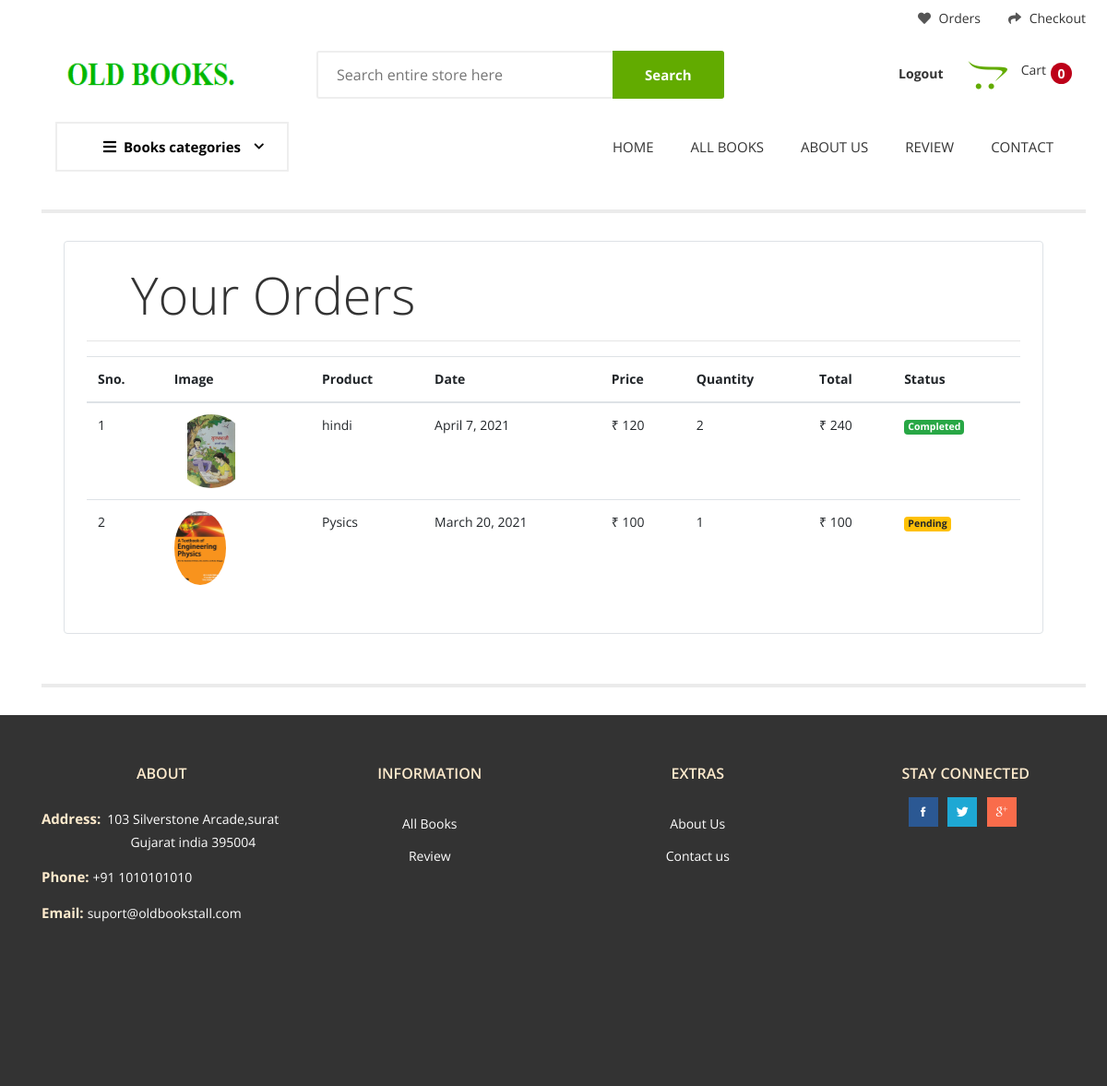
/orders (signed in), run on the app's committed database.
### store/models/orders.py (models this page shows, shortened)
class Order(models.Model):
    product = models.ForeignKey(Product,
                                on_delete=models.CASCADE)
    customer = models.ForeignKey(Customer,
                                 on_delete=models.CASCADE)
    quantity = models.IntegerField(default=1)
    price = models.IntegerField()
    address = models.CharField(max_length=50, default='', blank=True)
    phone = models.CharField(max_length=50, default='', blank=True)
    date = models.DateField(default=datetime.datetime.today)
    status = models.BooleanField(default=False)
    @staticmethod
    def get_orders_by_customer(customer_id):
        return Order.objects.filter(customer=customer_id).order_by('-date')

### store/models/product.py (models this page shows, shortened)
class Product(models.Model):
    Publisher_name=models.CharField(max_length=50,null=True , blank=True)
    Book_name = models.CharField(max_length=50,null=True , blank=True)
    Medium = models.CharField(max_length=50,null=True , blank=True)
    Book_language = models.CharField(max_length=50,null=True , blank=True)
    Standard = models.CharField(max_length=20,null=True , blank=True)
    Pages = models.IntegerField(default=0)
    price = models.IntegerField(default=0)
    category = models.ForeignKey(Category, on_delete=models.CASCADE, default=1)
    description = models.CharField(max_length=200, default='' , null=True , blank=True)
    image = models.ImageField(upload_to='uploads/products/')
    @staticmethod
    def get_all_products():
        return Product.objects.all()

### store/middlewares/auth.py (the view)
    def middleware(request):
        print(request.session.get('customer'))
        returnUrl = request.META['PATH_INFO']
        print(request.META['PATH_INFO'])
        if not request.session.get('customer'):
           return redirect(f'login?return_url={returnUrl}')
        response = get_response(request)
        return response

### store/models/category.py (called while the page is built)
    @staticmethod
    def get_all_categories():
        return Category.objects.all()

### store/templatetags/custom_filter.py (called while the page is built)
@register.filter(name='currency')
def currency(number):
    return "₹ "+str(number)

@register.filter(name='multiply')
def multiply(number , number1):
    return number * number1

### store/views/orders.py (called while the page is built)
    def get(self , request ):
        customer = request.session.get('customer')
        orders = Order.get_orders_by_customer(customer)
        print(orders)
        cart = request.session.get('cart')
        if not cart:
            request.session['cart'] = {}
        products = None
        categories = Category.get_all_categories()
        categoryID = request.GET.get('category')
        if categoryID:
            products = Product.get_all_products_by_categoryid(categoryID)
        else:
            products = Product.get_all_products()
        data = {}
        data['products'] = products
        data['categories'] = categories
        data['orders'] = orders
        print('you are : ', request.session.get('email'))
        return render(request , 'orders.html'  ,data)

### store/templates/orders.html
{% extends 'Pruthbase.html' %}
{% load static %}
{% static 'image' as baseUrl %}
{% block content %}
{% load cart %}
{% load custom_filter %}
<div class="container">
    <div class="row pt--30">
        <div class="col-md-12">
          <div class="pagination-block">
          </div>
        </div>
    </div>
   <div class="border rounded p-4 m-4">
        <p class="display-4 pl-4 ml-4">Your Orders</p>
        <hr>
        <table class="table">
            <thead>
                <tr>
                    <th>Sno.</th>
                    <th>Image</th>
                    <th>Product</th>
                    <th>Date</th>
                    <th>Price</th>
                    <th>Quantity</th>
                    <th>Total</th>
                    <th>Status</th>
                </tr>
            </thead>
            <tbody>
                {% for order in orders %}
                <tr>
                    <td>{{forloop.counter}}</td>
                    <td><img style="height: 80px;" class="rounded-circle" src="{{order.product.image.url}}" alt=""></td>
                    <td>{{order.product.Book_name}}</td>
                    <td>{{order.date}}</td>
                    <td>{{order.price|currency}}</td>
                    <td>{{order.quantity}}</td>
                    <td>{{order.quantity|multiply:order.price|currency}}</td>
                    {% if order.status %}
                    <td><small class="badge badge-success">Completed</small></td>
                    {%else%}
                    <td><small class="badge badge-warning">Pending</small></td>
                    {% endif %}
                </tr>
                {% endfor %}
            </tbody>
        </table>
   </div>
    <div class="row pt--30">
        <div class="col-md-12">
            <div class="pagination-block">
            </div>
        </div>
    </div>
</div>
{% endblock %}

### store/templates/Pruthbase.html (shortened to what this page needs)
{% load static %}
{% static 'image' as baseUrl %}
<!DOCTYPE html>
<html lang="zxx">
<head>
    <link rel="stylesheet" type="text/css" media="screen" href="{%static 'css/plugins.css'%}" />
    <link rel="stylesheet" type="text/css" media="screen" href="{%static 'css/main.css'%}" />
</head>
<body>
    <div class="site-wrapper" id="top">
        <div class="site-header header-3  d-none d-lg-block">
            <div class="container">
                <div class="row">
                    <div class="col-lg-4">
                    </div>
                    {% if request.session.customer %}
                    <div class="col-lg-8 flex-lg-right">
                        <ul class="header-top-list">
                            <li class="dropdown-trigger language-dropdown"><a href="/orders"><i
                                        class="icons-left fas fa-heart"></i>
                                    Orders </a>
                            </li>
                            <li><a href="cart"><i class="icons-left fas fa-share"></i> Checkout </a>
                            </li>
                        </ul>
                    </div>
                {% endif %}
            </div>
            <div class="header-middle pt--10 pb--10">
                <div class="container">
                    <div class="row align-items-center">
                        <div class="col-lg-3">
                            <a href="#" class="site-brand">
                                <img src="{%static 'img/flogo.png'%}" id="picsize" alt="">
                            </a>
                        </div>
                        <form  method="get" action="/search" class="col-lg-5">
                            <div class="header-search-block">
                                <input type="text" placeholder="Search entire store here" name="pruth" id="pruth">
                                <button type="submit">Search</button>
                            </div>
                        </form>
                        <div class="col-lg-4">
                            <div class="main-navigation flex-lg-right">
                                <div class="cart-widget">
                                    {% if request.session.customer %}
                                    <div class="login-block">
                                        <a href="/logout" class="font-weight-bold">Logout</a>
                                    </div>
                                    {% else %}
                                    <div class="login-block">
                                        <a href="/login" class="font-weight-bold">Login</a> <br>
                                        <span>or</span><a href="/signup">Register</a>
                                    </div>
                                    {% endif %}
                                    <div class="cart-block">
                                        <div class="cart-total">
                                            <span class="text-number">
                                                {{request.session.cart.keys|length}}
                                            </span>
                                            <a href="/cart" class="text-item">
                                                Cart
                                            </span> </a>
                                        </div>
                                    </div>
                                </div>
                            </div>
                        </div>
                    </div>
                </div>
            </div>
            <div class="header-bottom">
                <div class="container">
                    <div class="row align-items-center">
                        <div class="col-lg-3">
                            <nav class="category-nav   ">
                                <div>
                                    <a href="javascript:void(0)" class="category-trigger"><i
                                            class="fa fa-bars"></i>Books
                                        categories</a>
                                </div>
                            </nav>
                        </div>
                        <div class="col-lg-6">
                            <div class="main-navigation flex-lg-right">
                                <ul class="main-menu menu-right li-last-0">
                                    <li class="menu-item">
                                        <a href="/home">Home </a>
                                    </li>
                                    <li class="menu-item">
                                        <a href="/">All Books </a>
                                    </li>
                                    <li class="menu-item">
                                        <a href="/about">About Us </a>
                                    <li class="menu-item">
                                        <a href="/feedback">Review </a>
                                    </li>
                                    <li class="menu-item">
                                        <a href="/contact">Contact</a>
                                    </li>
                                </ul>
                            </div>
                        </div>
                    </div>
                </div>
            </div>
        </div>
     {% block content %}
     {% endblock %}
     <footer class="site-footer">
         <div class="footer-bottom">
             <div class="container">
                 <div class="row justify-content-between  section-padding">
                     <div class=" col-xl-3 col-lg-4 col-sm-6">
                         <div class="single-footer pb--40">
                             <div class="brand-footer footer-title">
                                 <div class="footer-title">
                                     <h3>About   </h3>
                                 </div>
                             </div>
                             <div class="footer-contact">
                                 <p><span class="label">Address:</span>
                                     <span class="text">103 Silverstone Arcade,surat Gujarat india 395004</span></p>
                                 <p><span class="label">Phone:</span><span class="text">  +91 1010101010</span></p>
                                 <p><span class="label">Email:</span><span class="text">  suport@oldbookstall.com</span></p>
                             </div>
                         </div>
                     </div>
                     <div class=" col-xl-3 col-lg-2 col-sm-6">
                         <div class="single-footer pb--40">
                             <div class="footer-title">
                                 <h3>Information</h3>
                             </div>
                             <ul class="footer-list normal-list">
                                 <li><a href="/">All Books</a></li>
                                 <li><a href="/feedback">Review</a></li>
                             </ul>
                         </div>
                     </div>
                     <div class=" col-xl-3 col-lg-2 col-sm-6">
                         <div class="single-footer pb--40">
                             <div class="footer-title">
                                 <h3>Extras</h3>
                             </div>
                             <ul class="footer-list normal-list">
                                 <li><a href="/about">About Us</a></li>
                                 <li><a href="contact">Contact us</a></li>
                             </ul>
                         </div>
                     </div>
                     <div class=" col-xl-3 col-lg-4 col-sm-6">
                         <div class="social-block">
                             <h3 class="title">STAY CONNECTED</h3>
                             <ul class="social-list list-inline">
                                 <li class="single-social facebook"><a href="https://www.facebook.com/"><i class="ion ion-social-facebook"></i></a>
                                 </li>
                                 <li class="single-social twitter"><a href="https://twitter.com/?lang=en"><i class="ion ion-social-twitter"></i></a></li>
                                 <li class="single-social google"><a href="https://accounts.google.com/ServiceLogin/webreauth?passive=1209600&continue=https%3A%2F%2Faccounts.google.com%2Fb%2F1%2FAddMailService&followup=https%3A%2F%2Faccounts.google.com%2Fb%2F1%2FAddMailService&authuser=1&flowName=GlifWebSignIn&flowEntry=ServiceLogin"><i
                                             class="ion ion-social-googleplus-outline"></i></a></li>
                             </ul>
                         </div>
                     </div>
                 </div>
             </div>
         </div>
     </footer>
 </body>
 </html>

### data on the page
Order: product.image (picture), product.Book_name "hindi", date "April 7, 2021", price "₹ 120", quantity "2", quantity|multiply "₹ 240", status "Completed"
Order: product.image (picture), product.Book_name "Pysics", date "March 20, 2021", price "₹ 100", quantity "1", quantity|multiply "₹ 100", status "Pending"

### other printed values
{{ request.session.cart.keys|length }} "0"
